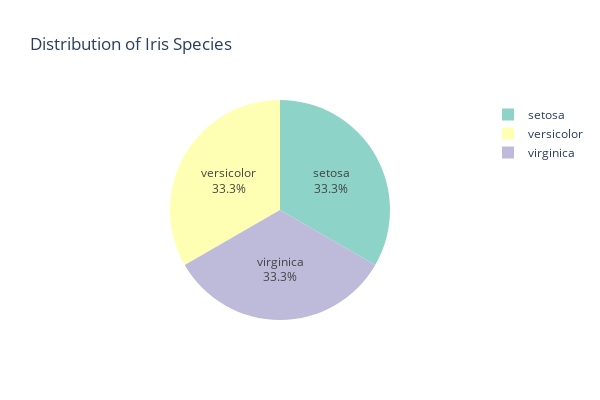

Notebook source saved alongside this figure:
### Markdown cell above
## Data Visualization

### Code cell
# Count the number of each target_name
target_counts = df['target_name'].value_counts()
fig = px.pie(values=target_counts.values, 
             names=target_counts.index,
             title='Distribution of Iris Species',
             color_discrete_sequence=px.colors.qualitative.Set3)
fig.update_traces(textposition='inside', textinfo='percent+label')
fig.update_layout(
    showlegend=True,
    width=600,
    height=400
)

fig.show()

### Figure 1 — Plotly figure (JSON) as saved in the notebook; plotly's stock layout.template omitted (floating-point values rounded to 4 significant figures)
{"data": [{"domain": {"x": [0, 1], "y": [0, 1]}, "hovertemplate": "label=%{label}<br>value=%{value}<extra></extra>", "labels": ["setosa", "versicolor", "virginica"], "legendgroup": "", "name": "", "showlegend": true, "textinfo": "percent+label", "textposition": "inside", "type": "pie", "values": [50, 50, 50]}], "layout": {"height": 400, "legend": {"tracegroupgap": 0}, "piecolorway": ["rgb(141,211,199)", "rgb(255,255,179)", "rgb(190,186,218)", "rgb(251,128,114)", "rgb(128,177,211)", "rgb(253,180,98)", "rgb(179,222,105)", "rgb(252,205,229)", "rgb(217,217,217)", "rgb(188,128,189)", "rgb(204,235,197)", "rgb(255,237,111)"], "showlegend": true, "title": {"text": "Distribution of Iris Species"}, "width": 600}}
